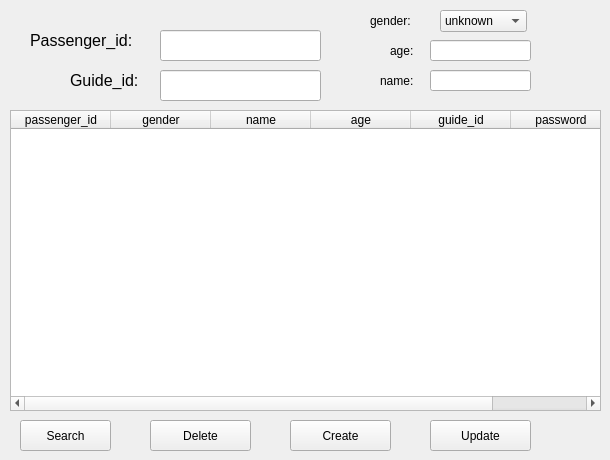
      <widget class="QWidget" name="passenger_page">
       <property name="styleSheet">
        <string notr="true">#passenger_page{background-color: rgb(255, 255, 127);}</string>
       </property>
       <widget class="QLabel" name="passenger_text_label1">
        <property name="geometry">
         <rect>
          <x>30</x>
          <y>20</y>
          <width>151</width>
          <height>41</height>
         </rect>
        </property>
        <property name="font">
         <font>
          <pointsize>12</pointsize>
         </font>
        </property>
        <property name="text">
         <string>Passenger_id:</string>
        </property>
       </widget>
       <widget class="QLineEdit" name="passenger_passendgeid_input_lineEdit">
        <property name="geometry">
         <rect>
          <x>160</x>
          <y>30</y>
          <width>161</width>
          <height>31</height>
         </rect>
        </property>
       </widget>
       <widget class="QLabel" name="passenger_text_label2">
        <property name="geometry">
         <rect>
          <x>70</x>
          <y>60</y>
          <width>91</width>
          <height>41</height>
         </rect>
        </property>
        <property name="font">
         <font>
          <pointsize>12</pointsize>
         </font>
        </property>
        <property name="text">
         <string>Guide_id:</string>
        </property>
       </widget>
       <widget class="QLineEdit" name="passenger_guideid_input_lineEdit">
        <property name="geometry">
         <rect>
          <x>160</x>
          <y>70</y>
          <width>161</width>
          <height>31</height>
         </rect>
        </property>
       </widget>
       <widget class="QLabel" name="passenger_text_label3">
        <property name="geometry">
         <rect>
          <x>370</x>
          <y>0</y>
          <width>61</width>
          <height>41</height>
         </rect>
        </property>
        <property name="text">
         <string>gender:</string>
        </property>
       </widget>
       <widget class="QComboBox" name="passenger_gender_input_comboBox">
        <property name="geometry">
         <rect>
          <x>440</x>
          <y>10</y>
          <width>87</width>
          <height>22</height>
         </rect>
        </property>
        <item>
         <property name="text">
          <string>unknown</string>
         </property>
        </item>
        <item>
         <property name="text">
          <string>male</string>
         </property>
        </item>
        <item>
         <property name="text">
          <string>female</string>
         </property>
        </item>
       </widget>
       <widget class="QLabel" name="passenger_text_label4">
        <property name="geometry">
         <rect>
          <x>390</x>
          <y>30</y>
          <width>31</width>
          <height>41</height>
         </rect>
        </property>
        <property name="text">
         <string>age:</string>
        </property>
       </widget>
       <widget class="QLineEdit" name="passenger_age_input_lineEdit">
        <property name="geometry">
         <rect>
          <x>430</x>
          <y>40</y>
          <width>101</width>
          <height>21</height>
         </rect>
        </property>
       </widget>
       <widget class="QLabel" name="passenger_text_label5">
        <property name="geometry">
         <rect>
          <x>380</x>
          <y>60</y>
          <width>41</width>
          <height>41</height>
         </rect>
        </property>
        <property name="text">
         <string>name:</string>
        </property>
       </widget>
       <widget class="QLineEdit" name="passenger_name_input_lineEdit">
        <property name="geometry">
         <rect>
          <x>430</x>
          <y>70</y>
          <width>101</width>
          <height>21</height>
         </rect>
        </property>
       </widget>
       <widget class="QTableWidget" name="passenger_passengerDisplay_tableWidget">
        <property name="geometry">
         <rect>
          <x>10</x>
          <y>110</y>
          <width>591</width>
          <height>301</height>
         </rect>
        </property>
        <column>
         <property name="text">
          <string>passenger_id</string>
         </property>
        </column>
        <column>
         <property name="text">
          <string>gender</string>
         </property>
        </column>
        <column>
         <property name="text">
          <string>name</string>
         </property>
        </column>
        <column>
         <property name="text">
          <string>age</string>
         </property>
        </column>
        <column>
         <property name="text">
          <string>guide_id</string>
         </property>
        </column>
        <column>
         <property name="text">
          <string>password</string>
         </property>
        </column>
       </widget>
       <widget class="QPushButton" name="passenger_search_pushButton">
        <property name="geometry">
         <rect>
          <x>20</x>
          <y>420</y>
          <width>91</width>
          <height>31</height>
         </rect>
        </property>
        <property name="text">
         <string>Search</string>
        </property>
       </widget>
       <widget class="QPushButton" name="passenger_delete_pushButton">
        <property name="geometry">
         <rect>
          <x>150</x>
          <y>420</y>
          <width>101</width>
          <height>31</height>
         </rect>
        </property>
        <property name="text">
         <string>Delete</string>
        </property>
       </widget>
       <widget class="QPushButton" name="passenger_create_pushButton">
        <property name="geometry">
         <rect>
          <x>290</x>
          <y>420</y>
          <width>101</width>
          <height>31</height>
         </rect>
        </property>
        <property name="text">
         <string>Create</string>
        </property>
       </widget>
       <widget class="QPushButton" name="passenger_update_pushButton">
        <property name="geometry">
         <rect>
          <x>430</x>
          <y>420</y>
          <width>101</width>
          <height>31</height>
         </rect>
        </property>
        <property name="text">
         <string>Update</string>
        </property>
       </widget>
      </widget>
